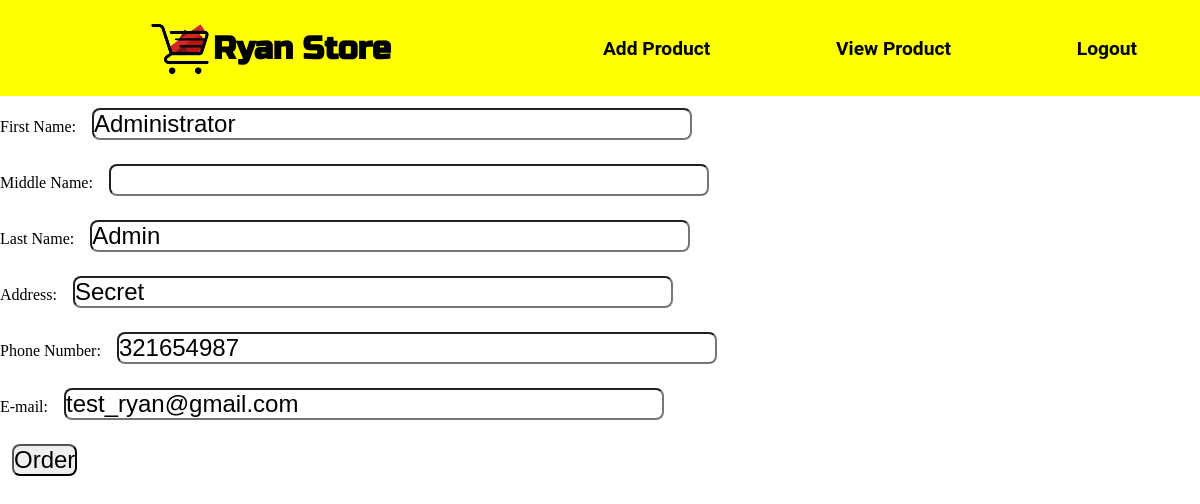
Page /order.php (signed in) on the committed database.
### tables this page shows
CREATE TABLE `user` (
  `username` varchar(15) NOT NULL,
  `passcode` varchar(50) NOT NULL,
  `id_number` int(50) NOT NULL,
  `user_type` int(2) NOT NULL,
  `first_name` varchar(50) NOT NULL,
  `middle_name` varchar(50) DEFAULT NULL,
  `last_name` varchar(50) NOT NULL,
  `home_address` varchar(255) NOT NULL,
  `phone_number` varchar(15) NOT NULL,
  `email` varchar(50) NOT NULL,
  `register_date` date NOT NULL DEFAULT current_timestamp()
);

### database.php (called while the page is built, shortened)
<?php
    class Database
    {
        private static $dsn = 'mysql:host=localhost;dbname=ryan_store';
        private static $username = 'root';
        private static $password = '';
        private static $connect;
        public static function connect()
        {
            if(!isset(self::$connect))
            {
                try{
                    self::$connect = new PDO(self::$dsn,self::$username,self::$password);
                    self::$connect->setAttribute(PDO::ATTR_ERRMODE,PDO::ERRMODE_EXCEPTION);
                }catch(PDOException $e){
                    echo "Connection Failed: ".$e->getMessage();
                }
             }
             return self::$connect;
        }
    }
?>

### model.php (called while the page is built, shortened)
<?php
    include('database.php');
    class MODEL
    {
        private $connect;
        function __construct()
        {
            $this->connect = Database::connect();
        }
        function get_user($username)
        {
            $query = "SELECT * FROM user where username = :username";
            $statement = $this->connect->prepare($query);
            $statement->bindValue(':username',$username);
            $statement->execute();
            $stmnt = $statement->fetchAll();
            return $stmnt;
        }
    }
?>

### order.php (the view, shortened to what this page needs)
<!DOCTYPE html>
<html lang="en">
<head>
</head>
<header>
    <?php include("header.php"); ?>
</header>
<body>
    <?php
        $user = $product->get_user($_SESSION['username']);
        foreach($user as $u)
        {
            ?>
            <form action="process.php" method="POST">
                <label for="">First Name: </label>
                <input type="text" name="first_name" value="<?php echo $u['first_name']; ?>" required><br>
                <label for="">Middle Name: </label>
                <input type="text" name="middle_name" value="<?php echo $u['middle_name']; ?>" ><br>
                <label for="">Last Name: </label>
                <input type="text" name="last_name"  value="<?php echo $u['last_name']; ?>" required><br>
                <label for="">Address: </label>
                <input type="text" name="home_address" value="<?php echo $u['home_address']; ?>" required><br>
                <label for="">Phone Number: </label>
                <input type="text" name="phone_number" value="<?php echo $u['phone_number']; ?>" required><br>
                <label for="">E-mail: </label>
                <input type="text" name="email" value="<?php echo $u['email']; ?>" required><br>
                <input type="submit" name="Order" value="Order">
            </form>
       <?php
        }
    ?>
</body>
</html>

### header.php (shortened to what this page needs)
<?php
include('model.php');
$product = new MODEL();
?>
<!DOCTYPE html>
<html lang="en">
<head>
    <link rel="stylesheet" href="style.css">
</head>
<header>
    <div class="heading">
        <div class="store">
            <div class="store-logo">
                <img src="logo2.png" alt="Ryan Store">
            </div>
            <div class="store-name">
                <a href="landing.php"><h2>Ryan Store</h2></a>
            </div>
        </div>
        <nav class="navigation">
            <?php
            if(isset($_SESSION['username']) && $_SESSION['user_type']==2)
              { ?>
                <div class="shop-btn">
                    <h3 id="default"><a href="user_product.php?category_id=1.php">Shop</a></h3>
                    <h3 id="icon"><a href="user_product.php?category_id=1.php"><span class="material-symbols-outlined">storefront</span></a></h3>
                </div>
                <div class="cart-btn">
                    <h3 id="default"><a href="cart.php">View Cart</a></h3>
                    <h3 id="icon"><a href="cart.php"><span class="material-symbols-outlined">shopping_cart</span></a></h3>
                </div>
                <div class="orders-btn">
                    <h3 id="default"><a href="user_order.php">Orders</a></h3>
                    <h3 id="icon"><a href="user_order.php"><span class="material-symbols-outlined">list_alt</span></a></h3>
                </div>
                <div class="logout-btn">
                    <h3 id="default"><a href="logout.php">Logout</a></h3>
                    <h3 id="icon"><a href="logout.php"><span class="material-symbols-outlined">logout</span></a></h3>
                </div>
        <?php }
            else if(isset($_SESSION['username']) && $_SESSION['user_type']==1)
            { ?>
             <div class="addProduct-btn">
                <h3 id="default"><a href="index.php">Add Product</a></h3>
             </div>
            <div class="viewProduct-btn">
                <h3 id="default"><a href="admin_product.php?category_id=1">View Product</a></h3>
            </div>
            <div class="logout-btn">
                <h3 id="default"><a href="logout.php">Logout</a></h3>
            </div>
      <?php }
       ?>
        </nav>
    </div>
</header>
</html>

### style.css (style rules this page uses)
* { margin: 0; padding: 0; box-sizing: border-box; }
:root { --yellow: rgb(255,255,0); --white: rgb(255,255,255); --drarkgray: rgb(105,109,109); --red: rgb(255,0,0); --lightgray: rgb(211,211,211); }
.heading { display: flex; background-color: var(--yellow); width: 100%; height: 12vh; }
.store { display: flex; align-items: center; justify-content: center; height: 100%; width: 45%; padding: 0; }
header { position: sticky; }
.heading .store img { height: 75%; }
.heading .store .store-name h2 { font-family: 'Russo One', sans-serif; font-size: 2rem; }
.heading .store .store-name a { color: black; text-decoration: none; }
.heading .navigation { display: flex; width: 55%; justify-content: space-around; align-items: center; font-family: 'Roboto', sans-serif;; }
.heading .navigation #default { display: block; }
.heading .navigation a { color: black; text-decoration: none; font-size: 1.2rem; }
input[type=text],input[type=password],input[type=submit],select { font-size: 1.5rem; border-radius: 8px; margin: 1%; }
input[type=text],input[type=password] { width: 50%; }

### rows in the picture
user: first_name "Administrator", last_name "Admin", home_address "Secret", phone_number "321654987", email "test_ryan@gmail.com"
